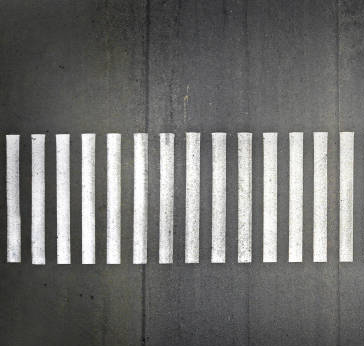
#> input picture Contours/`data/img3.png, 364 x 346 px, found by its file name
$ jupyter execute Q3.ipynb
#> lines starting #> are read from the running program, lines starting #| are printed output that depends on the picture; after the words box and inside, x2 and y2 are one past the last pixel; in counts of white or black regions, pixels touching at a corner belong together
References:

https://drive.google.com/file/d/1STKK4w3wAbHNCkI9idvV5KgFfV6mcH0u/view

https://drive.google.com/file/d/1TDY6d2VvJ2A44Rke35BR3Wh1kx1GbKVj/view

https://learnopencv.com/contour-detection-using-opencv-python-c/

Importing our required libraries

[cell 1]
import cv2
import numpy as np
import matplotlib.pyplot as plt

Reading our image

[cell 2]
path = 'C:\Danyal\Work\FAST\Semester 5\Digital Image Processing\i192014_DanyalFaheem_19_A3\`data\img3.png'
img = cv2.imread(path);
#> img is the input picture: shape (346, 364, 3); mean B, G, R 109.6, 111.4, 111.3

[cell 3]
#Reading our image
img = cv2.imread(path)
#Thresholding our image to get a binary image
gray =  cv2.cvtColor(img,cv2.COLOR_BGR2GRAY)
thresh, out = cv2.threshold(gray,150,255,cv2.THRESH_BINARY)
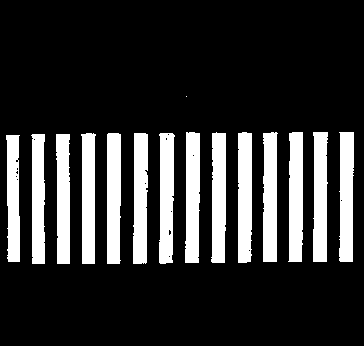
#> out: shape (346, 364); 19.2% white; 15 white regions (1 under 20 px)
#Finding the external contours in the image
contours, hierarchy = cv2.findContours(out,cv2.RETR_EXTERNAL,cv2.CHAIN_APPROX_SIMPLE)
#> contours = 15 contours, 1 with area under 20; largest, box (x1, y1, x2, y2) and area: (238, 132, 252, 263) 1649, (185, 132, 200, 263) 1642, (159, 133, 175, 264) 1638, (211, 132, 226, 263) 1636, (107, 133, 121, 264) 1634
#Finding the bounding rectangles of the first rectangle and the last rectangle
x, y, w, h = cv2.boundingRect(contours[0])
#> x = 6; y = 135; w = 14; h = 127
x1, y1, w1, h1 = cv2.boundingRect(contours[7])
#> x1 = 339; y1 = 132; w1 = 15; h1 = 130
#Using the starting position of the first bounding rectangle and the ending position of the last rectangle, drawing rectangle over it
cv2.rectangle(img, (x, y), (x1+w1, y1+h1), (0, 255, 0), 2)
#Printing the amount of contours - 1 to amount for the entire image as a contour too
cv2.putText(img, str(len(contours) - 1) , (100,100), 3, 3, 255)
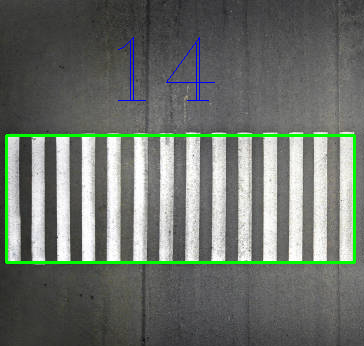
#> img: shape (346, 364, 3); mean B, G, R 107, 113.7, 107.9

#Displaying our image
fig, axs = plt.subplots(1, 1, figsize=(8, 8))

axs.imshow(img, cmap='gray')
axs.axis('off')

$ run again, with Contours/`data/img2.png copied over Contours/`data/img3.png
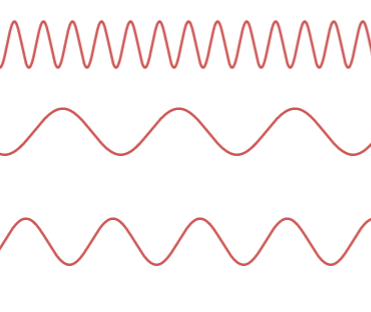
#> input picture Contours/`data/img2.png, 371 x 312 px, found by its file name
#> img is the input picture: shape (312, 371, 3); mean B, G, R 246.4, 246.6, 252.5
#> `gray =  cv2.cvtColor(img,cv2.COLOR_BGR2GRAY)`:
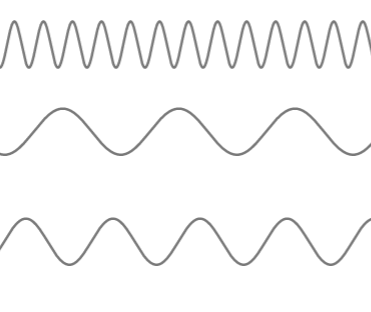
#> gray: shape (312, 371); min 121, max 255, mean 248.3
#> `thresh, out = cv2.threshold(gray,150,255,cv2.THRESH_BINARY)`:
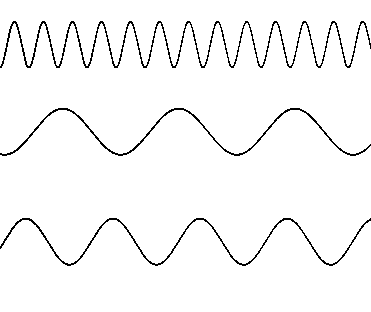
#> out: shape (312, 371); 96.7% white; black in thin lines or dots, all inside (x1, y1, x2, y2) = (0, 21, 371, 266)
#> contours = 4 contours; box (x1, y1, x2, y2) and area: (0, 110, 371, 264) 38673, (0, 23, 371, 154) 30672, (0, 220, 371, 312) 25326, (0, 0, 371, 66) 14553
#> x = 0; y = 220; w = 371; h = 92
